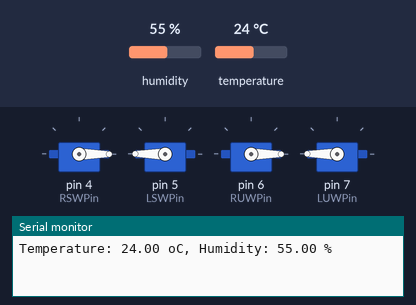
A sketch run on a simulated Arduino Uno, built with avr-gcc and run on an emulated ATmega328P. Shown: 4 × servo, the last lines printed to the serial monitor. Inputs (shaded band) come from the test bench; at power-on: temperature 24 °C, humidity 55 %.

Above: at 5.2 s.
5.3 s: temperature set to 27.4 °C
15.2 s: temperature set to 28.6 °C
At 24.8 s:
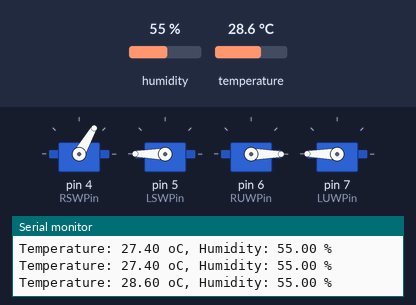
At 25.3 s:
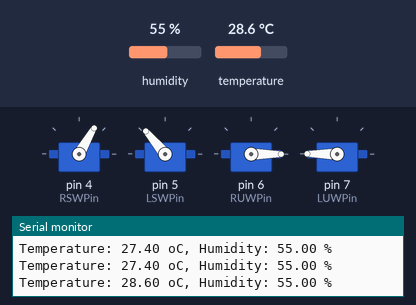
25.4 s: temperature set to 20.6 °C
34.2 s: temperature set to 19.5 °C
At 43.6 s:
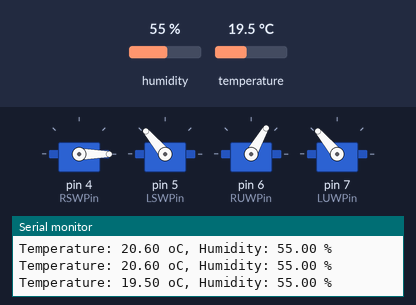
Timing chart, 0 to 47.5 s (numbered marks = the images above; inputs shaded):
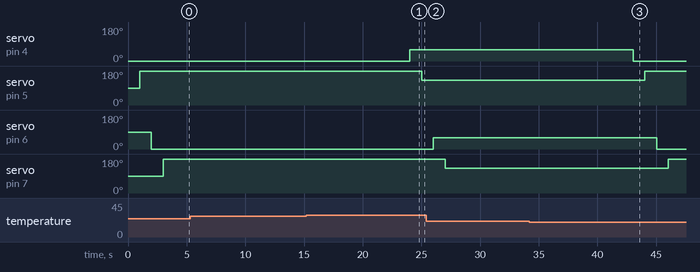

Measured:
- the behaviour switches between 28 and 28.1 °C on temperature (found by bisection; images 0 and 1)
- the behaviour switches between 20 and 19.9 °C on temperature (found by bisection; images 2 and 3)
- after the input at 15.2 s, servo on pin 4 (RSWPin): 0° → 60° after 8.8 s; servo on pin 5 (LSWPin): 180° → 130° after 9.8 s
- after the input at 34.2 s, servo on pin 4 (RSWPin): 60° → 0° after 8.8 s; servo on pin 5 (LSWPin): 130° → 180° after 9.8 s; servo on pin 6 (RUWPin): 60° → 0° after 10.8 s; servo on pin 7 (LUWPin): 130° → 180° after 11.8 s

The sketch:

Servo_Temp.ino
```cpp
#include "DHT.h"
#include <Servo.h>

#define DHTPIN 2
#define DHTTYPE DHT22
#define RSWPin 4
#define LSWPin 5
#define RUWPin 6
#define LUWPin 7

int RSW_value = 0;
int LSW_value = 0;
int RUW_value = 0;
int LUW_value = 0;

int LowTemp = 20;
int HighTemp = 28;

Servo RSW;    //Right Side Window
Servo LSW;    //Left Side Window
Servo RUW;    //Right Up Window
Servo LUW;    //Left Up Window
DHT dht(DHTPIN, DHTTYPE);

void setup() {
  Serial.begin(9600);
  dht.begin();

  RSW.attach(RSWPin);
  LSW.attach(LSWPin);
  RUW.attach(RUWPin);
  LUW.attach(LUWPin);

  RSW.write(0);
  delay(1000);
  LSW.write(180);
  delay(1000);
  RUW.write(0);
  delay(1000);
  LUW.write(180);
  delay(1000);
}

void loop() {
  float humi = dht.readHumidity();
  float temp = dht.readTemperature();

  Serial.print("Temperature: ");
  Serial.print(temp);
  Serial.print(" oC, Humidity: ");
  Serial.print(humi);
  Serial.println(" %");
  delay(5000);

  if (temp < LowTemp) {
    RSW.write(0);
    delay(1000);
    LSW.write(180);
    delay(1000);
    RUW.write(0);
    delay(1000);
    LUW.write(180);
    delay(1000);
  }
  if (temp > HighTemp) {
    RSW.write(60);
    delay(1000);
    LSW.write(130);
    delay(1000);
    RUW.write(60);
    delay(1000);
    LUW.write(130);
    delay(1000);
  }
}
```
